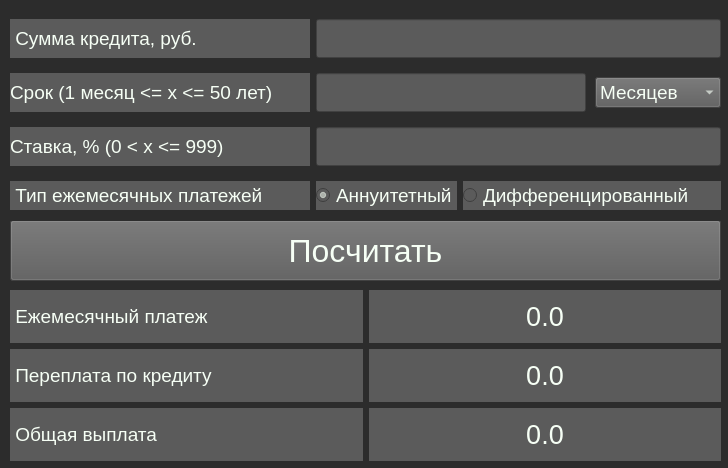
<?xml version="1.0" encoding="UTF-8"?>
<ui version="4.0">
 <class>CreditCalc</class>
 <widget class="QDialog" name="CreditCalc">
  <property name="geometry">
   <rect>
    <x>0</x>
    <y>0</y>
    <width>728</width>
    <height>468</height>
   </rect>
  </property>
  <property name="minimumSize">
   <size>
    <width>728</width>
    <height>468</height>
   </size>
  </property>
  <property name="maximumSize">
   <size>
    <width>728</width>
    <height>468</height>
   </size>
  </property>
  <property name="windowTitle">
   <string>CreditCalc</string>
  </property>
  <property name="styleSheet">
   <string notr="true">background-color: rgb(44, 44, 44);</string>
  </property>
  <widget class="QWidget" name="gridLayoutWidget">
   <property name="geometry">
    <rect>
     <x>10</x>
     <y>290</y>
     <width>711</width>
     <height>171</height>
    </rect>
   </property>
   <property name="styleSheet">
    <string/>
   </property>
   <layout class="QGridLayout" name="gridLayout">
    <item row="0" column="0">
     <widget class="QLabel" name="week_pay">
      <property name="font">
       <font>
        <pointsize>14</pointsize>
       </font>
      </property>
      <property name="styleSheet">
       <string notr="true">background-color: rgb(91, 91, 91);
color: rgb(246, 255, 245);</string>
      </property>
      <property name="text">
       <string> Ежемесячный платеж</string>
      </property>
     </widget>
    </item>
    <item row="1" column="0">
     <widget class="QLabel" name="overpay">
      <property name="font">
       <font>
        <pointsize>14</pointsize>
       </font>
      </property>
      <property name="styleSheet">
       <string notr="true">background-color: rgb(91, 91, 91);
color: rgb(246, 255, 245);</string>
      </property>
      <property name="text">
       <string> Переплата по кредиту</string>
      </property>
     </widget>
    </item>
    <item row="1" column="1">
     <widget class="QLabel" name="overpay_value">
      <property name="font">
       <font>
        <pointsize>20</pointsize>
       </font>
      </property>
      <property name="styleSheet">
       <string notr="true">background-color: rgb(91, 91, 91);
color: rgb(246, 255, 245);</string>
      </property>
      <property name="text">
       <string>0.0</string>
      </property>
      <property name="alignment">
       <set>Qt::AlignCenter</set>
      </property>
     </widget>
    </item>
    <item row="0" column="1">
     <widget class="QLabel" name="week_pay_value">
      <property name="font">
       <font>
        <pointsize>20</pointsize>
       </font>
      </property>
      <property name="styleSheet">
       <string notr="true">background-color: rgb(91, 91, 91);
color: rgb(246, 255, 245);</string>
      </property>
      <property name="text">
       <string>0.0</string>
      </property>
      <property name="alignment">
       <set>Qt::AlignCenter</set>
      </property>
     </widget>
    </item>
    <item row="2" column="0">
     <widget class="QLabel" name="itog_pay">
      <property name="font">
       <font>
        <pointsize>14</pointsize>
       </font>
      </property>
      <property name="styleSheet">
       <string notr="true">background-color: rgb(91, 91, 91);
color: rgb(246, 255, 245);</string>
      </property>
      <property name="text">
       <string> Общая выплата</string>
      </property>
     </widget>
    </item>
    <item row="2" column="1">
     <widget class="QLabel" name="itog_pay_value">
      <property name="font">
       <font>
        <pointsize>20</pointsize>
        <weight>50</weight>
        <italic>false</italic>
        <bold>false</bold>
       </font>
      </property>
      <property name="styleSheet">
       <string notr="true">background-color: rgb(91, 91, 91);
color: rgb(246, 255, 245);</string>
      </property>
      <property name="text">
       <string>0.0</string>
      </property>
      <property name="alignment">
       <set>Qt::AlignCenter</set>
      </property>
     </widget>
    </item>
   </layout>
  </widget>
  <widget class="QPushButton" name="res_button">
   <property name="geometry">
    <rect>
     <x>10</x>
     <y>220</y>
     <width>711</width>
     <height>61</height>
    </rect>
   </property>
   <property name="font">
    <font>
     <pointsize>24</pointsize>
     <weight>50</weight>
     <italic>false</italic>
     <bold>false</bold>
     <stylestrategy>PreferAntialias</stylestrategy>
    </font>
   </property>
   <property name="cursor">
    <cursorShape>ArrowCursor</cursorShape>
   </property>
   <property name="mouseTracking">
    <bool>false</bool>
   </property>
   <property name="tabletTracking">
    <bool>false</bool>
   </property>
   <property name="styleSheet">
    <string notr="true">background-color: rgb(91, 91, 91);
color: rgb(246, 255, 245);</string>
   </property>
   <property name="text">
    <string>Посчитать</string>
   </property>
   <property name="shortcut">
    <string notr="true"/>
   </property>
   <property name="checkable">
    <bool>false</bool>
   </property>
   <property name="checked">
    <bool>false</bool>
   </property>
   <property name="autoExclusive">
    <bool>false</bool>
   </property>
   <property name="autoDefault">
    <bool>false</bool>
   </property>
   <property name="default">
    <bool>false</bool>
   </property>
  </widget>
  <widget class="QWidget" name="layoutWidget">
   <property name="geometry">
    <rect>
     <x>10</x>
     <y>10</y>
     <width>711</width>
     <height>211</height>
    </rect>
   </property>
   <layout class="QGridLayout" name="gridLayout_2">
    <item row="0" column="0">
     <widget class="QLabel" name="sum_credit">
      <property name="font">
       <font>
        <pointsize>14</pointsize>
        <weight>50</weight>
        <italic>false</italic>
        <bold>false</bold>
       </font>
      </property>
      <property name="styleSheet">
       <string notr="true">background-color: rgb(91, 91, 91);
color: rgb(246, 255, 245);</string>
      </property>
      <property name="text">
       <string> Сумма кредита, руб.</string>
      </property>
     </widget>
    </item>
    <item row="0" column="1" colspan="3">
     <widget class="QLineEdit" name="sum_credit_value">
      <property name="font">
       <font>
        <pointsize>20</pointsize>
       </font>
      </property>
      <property name="styleSheet">
       <string notr="true">background-color: rgb(91, 91, 91);
color: rgb(246, 255, 245);</string>
      </property>
      <property name="text">
       <string/>
      </property>
      <property name="alignment">
       <set>Qt::AlignLeading|Qt::AlignLeft|Qt::AlignVCenter</set>
      </property>
     </widget>
    </item>
    <item row="1" column="0">
     <widget class="QLabel" name="srok">
      <property name="minimumSize">
       <size>
        <width>300</width>
        <height>0</height>
       </size>
      </property>
      <property name="font">
       <font>
        <pointsize>14</pointsize>
       </font>
      </property>
      <property name="styleSheet">
       <string notr="true">background-color: rgb(91, 91, 91);
color: rgb(246, 255, 245);</string>
      </property>
      <property name="text">
       <string> Срок (1 месяц &lt;= x &lt;= 50 лет)</string>
      </property>
     </widget>
    </item>
    <item row="1" column="1" colspan="2">
     <widget class="QLineEdit" name="srok_value">
      <property name="maximumSize">
       <size>
        <width>270</width>
        <height>16777215</height>
       </size>
      </property>
      <property name="font">
       <font>
        <pointsize>20</pointsize>
       </font>
      </property>
      <property name="styleSheet">
       <string notr="true">background-color: rgb(91, 91, 91);
color: rgb(246, 255, 245);</string>
      </property>
      <property name="text">
       <string/>
      </property>
      <property name="alignment">
       <set>Qt::AlignLeading|Qt::AlignLeft|Qt::AlignVCenter</set>
      </property>
     </widget>
    </item>
    <item row="1" column="3">
     <widget class="QComboBox" name="srok_outpay">
      <property name="font">
       <font>
        <pointsize>14</pointsize>
       </font>
      </property>
      <property name="styleSheet">
       <string notr="true">background-color: rgb(91, 91, 91);
color: rgb(246, 255, 245);</string>
      </property>
      <item>
       <property name="text">
        <string>Месяцев</string>
       </property>
      </item>
      <item>
       <property name="text">
        <string>Лет</string>
       </property>
      </item>
     </widget>
    </item>
    <item row="2" column="0">
     <widget class="QLabel" name="stavka">
      <property name="font">
       <font>
        <pointsize>14</pointsize>
       </font>
      </property>
      <property name="styleSheet">
       <string notr="true">background-color: rgb(91, 91, 91);
color: rgb(246, 255, 245);</string>
      </property>
      <property name="text">
       <string> Ставка, %  (0 &lt; x &lt;= 999)</string>
      </property>
     </widget>
    </item>
    <item row="2" column="1" colspan="3">
     <widget class="QLineEdit" name="stavka_value">
      <property name="font">
       <font>
        <pointsize>20</pointsize>
       </font>
      </property>
      <property name="styleSheet">
       <string notr="true">background-color: rgb(91, 91, 91);
color: rgb(246, 255, 245);</string>
      </property>
      <property name="text">
       <string/>
      </property>
      <property name="alignment">
       <set>Qt::AlignLeading|Qt::AlignLeft|Qt::AlignVCenter</set>
      </property>
     </widget>
    </item>
    <item row="3" column="0">
     <widget class="QLabel" name="type">
      <property name="font">
       <font>
        <pointsize>14</pointsize>
       </font>
      </property>
      <property name="styleSheet">
       <string notr="true">background-color: rgb(91, 91, 91);
color: rgb(246, 255, 245);</string>
      </property>
      <property name="text">
       <string> Тип ежемесячных платежей</string>
      </property>
     </widget>
    </item>
    <item row="3" column="1">
     <widget class="QRadioButton" name="annuitet">
      <property name="font">
       <font>
        <pointsize>14</pointsize>
       </font>
      </property>
      <property name="styleSheet">
       <string notr="true">background-color: rgb(91, 91, 91);
color: rgb(246, 255, 245);</string>
      </property>
      <property name="text">
       <string>Аннуитетный</string>
      </property>
      <property name="checked">
       <bool>true</bool>
      </property>
     </widget>
    </item>
    <item row="3" column="2" colspan="2">
     <widget class="QRadioButton" name="differen">
      <property name="font">
       <font>
        <pointsize>14</pointsize>
       </font>
      </property>
      <property name="styleSheet">
       <string notr="true">background-color: rgb(91, 91, 91);
color: rgb(246, 255, 245);</string>
      </property>
      <property name="text">
       <string>Дифференцированный</string>
      </property>
     </widget>
    </item>
   </layout>
  </widget>
 </widget>
 <resources/>
 <connections/>
</ui>
